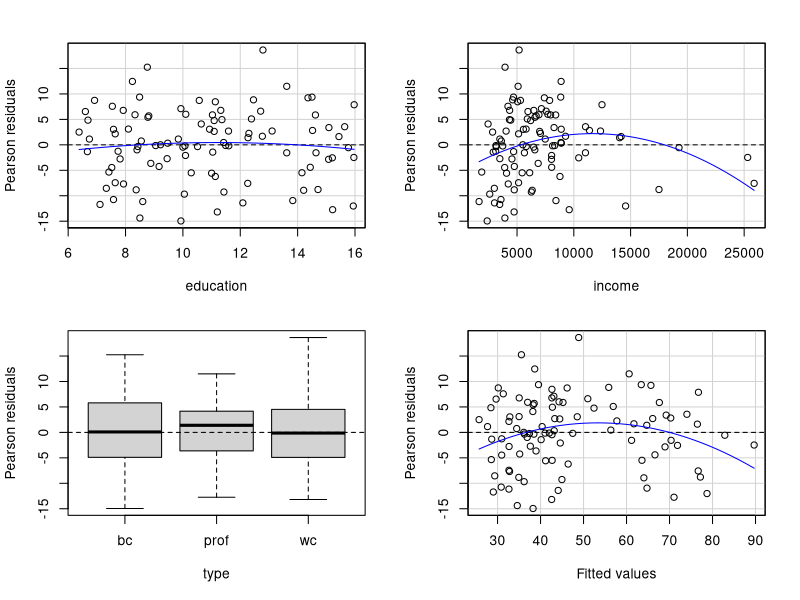

Reproduce this figure in R. (Note: this script raises an error after producing the figure.)
## ---- chunk 1
knitr::opts_chunk$set(fig.align = 'center')

## ---- chunk 2
data(Prestige, package = 'carData')
lmod = lm(prestige ~ education + income + type, data = Prestige)
car::residualPlots(lmod)
## ---- chunk 3
data(Prestige, package = 'carData')
lmod = lm(prestige ~ education + income + type, data = Prestige)
knitr::kable(car::residualPlots(lmod, plot = F, test = F))
## ---- chunk 4
lmod = lm(prestige ~ education + income +I(income^2) + type , data = Prestige)
summary(lmod)
## ---- chunk 5

lmod = lm(prestige ~ education + income  + type , data = Prestige)
Prestige_new <- cbind(na.omit(Prestige), data.frame(fitted = lmod$fitted.values))
lmod1 = lm(prestige ~ education + income  + type + I(fitted^2) , data = Prestige_new)
summary(lmod1)$coefficients
pnorm(summary(lmod1)$coefficients[6,3])
## ---- chunk 6
knitr::include_graphics('images/residual_diag.png', dpi = 100)
## ---- chunk 7
car::marginalModelPlots(lmod)
## ---- chunk 8
car::avPlots(lmod)
## ---- chunk 9
lmod = lm(prestige ~ education + income + women, data = Prestige)
car::crPlots(lmod)
## ---- chunk 10
set.seed(10)
y<-c(1:1000)
x1<-c(1:1000)*runif(1000,min=0,max=2)
x2<-(c(1:1000)*runif(1000,min=0,max=2))^2
x3<-log(c(1:1000)*runif(1000,min=0,max=2))
dat = data.frame(y = y, x1 = x1, x2 = x2, x3 = x3)
pairs(dat)
## ---- chunk 11
lmod1<-lm(y~.,data = dat)
car::crPlots(lmod1)
## ---- chunk 12
lmod2 = lm(y ~ x1 + sqrt(x2)+exp(x3))
car::crPlots(lmod2)
## ---- chunk 13
knitr::include_graphics('images/bulging.png')
## ---- chunk 14
lmod = lm(prestige ~ education + income + women, data = Prestige)
car::crPlots(lmod)
## ---- chunk 15
lmod = lm(prestige ~ education + income + women, data = Prestige)
car::crPlots(lmod)
## ---- chunk 16
lmod = lm(prestige ~ education + sqrt(income) + women, data = Prestige)
car::crPlots(lmod)
## ---- chunk 17
lmod = lm(prestige ~ education + log(income) + women, data = Prestige)
car::crPlots(lmod)
## ---- chunk 18
lmod = lm(prestige ~ education + log(income) + poly(women,2), data = Prestige)
car::crPlots(lmod)
## ---- chunk 19
x = seq(0,1,0.01)
y = car::logit(x)
plot(x,y, type = 'l')
## ---- chunk 20
lmod = lm(prestige ~ education + income + women, data = Prestige)
car::ceresPlots(lmod)
## ---- chunk 21
x = rnorm(50)
# generate polynomials of degree 5
xp = sapply(1:5, function(p) x^p)
# highly correlated
knitr::kable(round(cor(xp), 3))
## ---- chunk 22
 # center each polynomial
 xpc = scale(xp, scale = FALSE)
 # find the Q matrix of the QR
 # decomposition of xpc
 xpoly = qr.Q(qr(xpc))
 # correlation between xpoly and poly func.
 knitr::kable(round(cor(xpoly, poly(x, 5)), 3))
